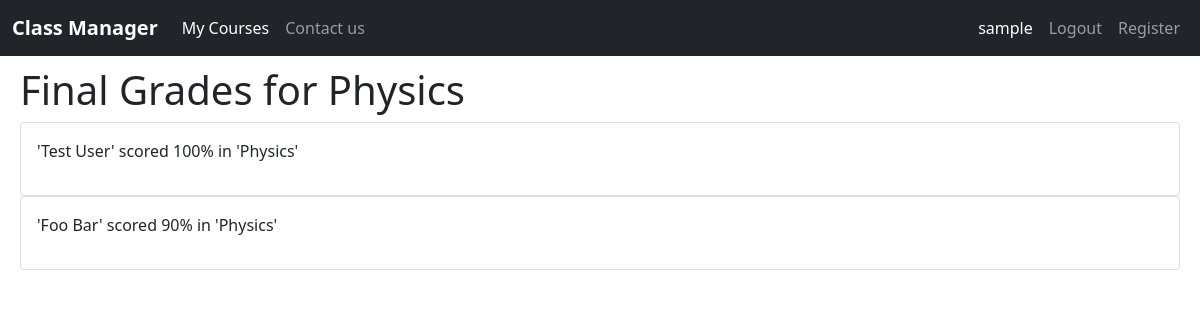
Screenshot of /view/final/1 (signed in) with the database file from the repository.
### classmanager/models.py (models this page shows, shortened)
class User(AbstractUser):
    is_student = models.BooleanField(default=False)
    is_instructor = models.BooleanField(default=False)
    def __str__(self):
        return self.get_full_name()

class Course(models.Model):
    instructor = models.ForeignKey(Instructor, on_delete=models.CASCADE)
    name = models.CharField(max_length=255, blank=False, default=None)
    is_active = models.BooleanField(default=True)
    date_created = models.DateTimeField(auto_now_add=True)
    DEPARTMENTS = [
        ("Math", "Math"), ("English", "English"),
        ("Science", "Science"), ("Technology", "Technology"),
        ("Law", "Law"), ("Art", "Art"),
        ("Business", "Business"), ("Health", "Health")
    ]
    department = models.CharField(max_length=20, choices=DEPARTMENTS, default="Other")
    description = models.TextField(max_length=1000, default=None, blank=True)
    credits = models.PositiveIntegerField(default=2)
    length = models.PositiveIntegerField(default=10)

class Grade(models.Model):
    student = models.ForeignKey(Student, on_delete=models.CASCADE)
    course = models.ForeignKey(Course, on_delete=models.CASCADE)
    score = models.PositiveIntegerField(default=0)
    def __str__(self):
        return f"'{self.student.get_name()}' scored {self.score}% in '{self.course.name}'"

class Student(models.Model):
    user = models.OneToOneField(User, primary_key=True, on_delete=models.CASCADE)
    date_of_birth = models.DateField(default=date.today)
    MAJORS = [
        ("Math", "Math"), ("English", "English"),
        ("Science", "Science"), ("Technology", "Technology"),
        ("Law", "Law"), ("Art", "Art"),
        ("Business", "Business"), ("Health", "Health")
    ]
    STANDINGS = [
        ("FR", "Freshman"),
        ("SM", "Sophomore"),
        ("JR", "Junior"),
        ("SR", "Senior"),
        ("GR", "Graduate")
    ]
    major = models.CharField(max_length=20, choices=MAJORS, default="Undecided")
    standing = models.CharField(max_length=20, choices=STANDINGS, default="FR")
    credits = models.PositiveIntegerField(default=0)
    def get_name(self):
        return str(self.user)

### classmanager/views.py (the view)
# urls.py: path("view/final/<int:course_id>", views.view_finals, name="view-finals"),
@login_required
def view_finals(request, course_id):
    context = {}
    if request.user.is_instructor:
        if not instructor_check(request, course_id, "view final scores", context):
            return render(request, "classmanager/failure.html", context)
    else:
        if not student_check(request, course_id, "view final scores", context):
            return render(request, "classmanager/failure.html", context)
    course = Course.objects.get(pk=course_id)
    if request.user.is_instructor:
        grades = Grade.objects.filter(course=course)
        context["grades"] = grades
    else:
        user = User.objects.get(pk=request.user.id)
        student = Student.objects.get(user=user)
        grade = Grade.objects.get(course=course, student=student)
        context["grade"] = grade
    context["course"] = course
    return render(request, "classmanager/view_finals.html", context)

### classmanager/views.py (called while the page is built)
def instructor_check(request, course_id, action, context):
    try:
        course = Course.objects.get(pk=course_id)
    except Course.DoesNotExist:
        context["failure_message"] = "The course you are searching for does not exist"
        return False
    else:
        if not request.user.is_instructor:
            context["failure_message"] = f"Sorry, you don't have the permission to {action} in this course."
            return False
        else:
            course_instructor = course.instructor
            instructor = Instructor.objects.get(pk=request.user)
            if course_instructor != instructor:
                context["failure_message"] = f"Sorry, you don't have the permission to {action} in this " \
                                             "course. "
                return False
        return True

### classmanager/templates/classmanager/view_finals.html (shortened to what this page needs)
{% extends "classmanager/layout.html" %}
{% block body %}
<h1>Final Grades for {{course.name}}</h1>
{% if user.is_instructor %}
<div class="course-table">
  {% for grade in grades %}
  <div class="card">
    <div class="card-body">
      <p>{{grade}}</p>
    </div>
  </div>
  {% empty %}
  <div class="card">
    <div class="card-body">
      No grade has been created in this class yet
    </div>
  </div>
  {% endfor %}
</div>
{% endif %}
{% endblock body %}

### classmanager/templates/classmanager/layout.html (shortened to what this page needs)
{% load static %}
<!DOCTYPE html>
<html lang="en">
<head>
    <link rel="stylesheet" href="{% static 'classmanager/styles.css' %}">
    <link href="https://cdn.jsdelivr.net/npm/bootstrap@5.0.2/dist/css/bootstrap.min.css" rel="stylesheet"
>
</head>
<body>
    <nav class="navbar navbar-expand-lg navbar-dark bg-dark">
        <div class="container-fluid">
            <a class="navbar-brand" href="{% url 'index' %}"><b>Class Manager</b></a>
            <div class="collapse navbar-collapse justify-content-between" id="navbarNavAltMarkup">
                <div class="navbar-nav">
                    {% block left-nav %}
                    {% if user.is_instructor %}
                    <a class="nav-link active" aria-current="page" href="{% url 'view-created-courses' %}">My Courses</a>
                    {% endif %}
                    {% endblock left-nav %}
                    <a class="nav-link" href="{% url 'contact_us' %}">Contact us</a>
                </div>
            </div>
            <div class="collapse navbar-collapse justify-content-end" id="navbarNavAltMarkup">
                <div class="navbar-nav">
                    {% if user.is_authenticated %}
                    <a class="nav-link active" aria-current="page"
                        href="{% url 'view-my-profile' %}">{{user.username}}</a>
                    <a class="nav-link" href="{% url 'logout' %}">Logout</a>
                    {% else %}
                    <a class="nav-link" href="{% url 'login' %}">Login</a>
                    {% endif %}
                    {% block right-nav %}
                    <a class="nav-link" href="{% url 'register' %}">Register</a>
                    {% endblock right-nav %}
                </div>
            </div>
        </div>
    </nav>
    <div class="main-container">
        {% block body%}
        {% endblock body%}
    </div>
</body>
</html>

### classmanager/static/classmanager/styles.css (style rules this page uses)
.main-container { margin: 10px 20px 10px 20px; }

### rows the page displays
User: username "sample"
Course: name "Physics"
Grade: student+score+course "'Test User' scored 100% in 'Physics'"
Grade: student+score+course "'Foo Bar' scored 90% in 'Physics'"
